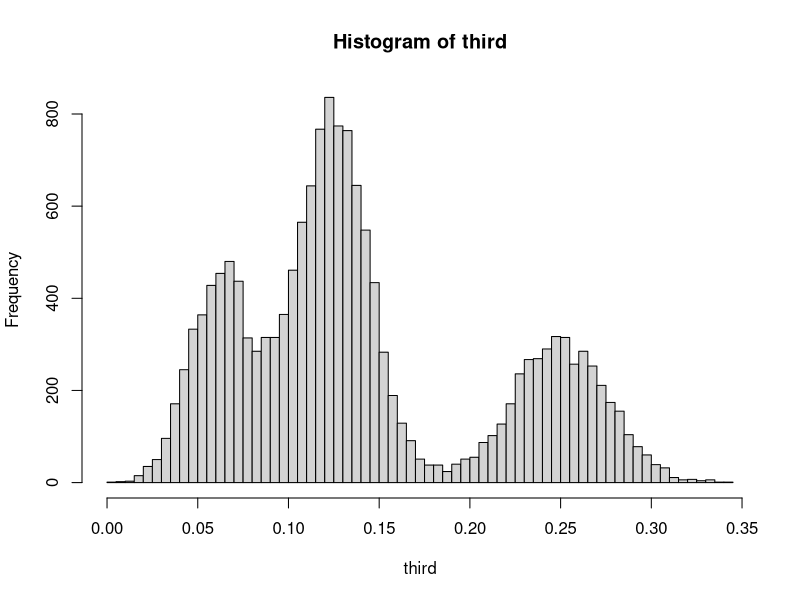

R code for this plot: (Note: this script raises an error after producing the figure.)
get_error_var <- function(size = 1000*2^4, sd = .015) {rnorm(size, 0, sd)}
did_happened <- function(size = 1000*2^4) {sample(c(0,1), size, replace = T)}
first <- 0.25 + get_error_var()
second <- first * 1/(did_happened()+1) + get_error_var()
third <- second * 1/(did_happened()+1) + get_error_var()

hist(third, breaks = 100)

my_error_var <- 0.025
first <-  0.25 + get_error_var(sd = my_error_var)
second <- 0.125 + get_error_var(sd = my_error_var)
third <-  0.0625 + get_error_var(sd = my_error_var)
fourth <-  0.03125 + get_error_var(sd = my_error_var)
divisions_data <- rbind(
  data.frame(division = "first", percent = first),
  data.frame(division = "second", percent =  second),
  data.frame(division = "third", percent = third),
  data.frame(division = "fourth", percent = fourth)
)

stack <- ggplot(divisions_data, aes(x = percent)) + 
  geom_density(position = "stack", alpha = .25) + theme_minimal()
dodge <- ggplot(divisions_data, aes(x = percent, fill = division)) + 
  geom_density(position = "dodge", alpha = .25) + 
  geom_vline(xintercept = c(0.25,0.125, 0.0625, 0.03125), linetype = "dotted") + 
  theme_minimal() +
  theme(legend.position = "bottom") 

grid.arrange(stack, dodge, nrow=2, heights=c(4, 5))